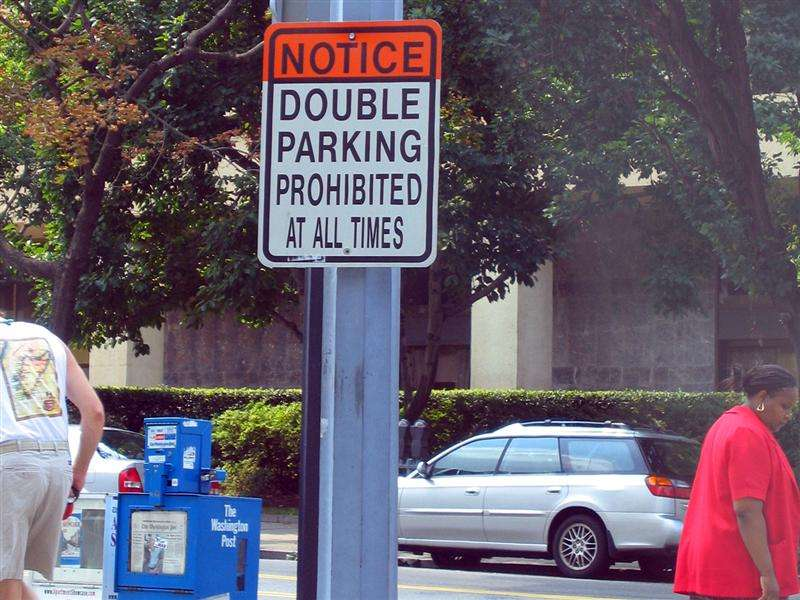
//> input picture modules/text/samples/scenetext01.jpg, 800 x 600 px
$ ./textdetection scenetext01.jpg   (built with g++ and OpenCV 4)
//> lines starting //> are read from the running program, lines starting //| are printed output that depends on the picture; after the words box and inside, x2 and y2 are one past the last pixel; in counts of white or black regions, pixels touching at a corner belong together
/*
 * textdetection.cpp
 *
 * A demo program of the Extremal Region Filter algorithm described in
 * Neumann L., Matas J.: Real-Time Scene Text Localization and Recognition, CVPR 2012
 *
 * Created on: Sep 23, 2013
 *     Author: Lluis Gomez i Bigorda <lgomez AT cvc.uab.es>
 */

#include  "opencv2/text.hpp"
#include  "opencv2/highgui.hpp"
#include  "opencv2/imgproc.hpp"

#include  <vector>
#include  <iostream>
#include  <iomanip>

using namespace std;
using namespace cv;
using namespace cv::text;

void show_help_and_exit(const char *cmd);
void groups_draw(Mat &src, vector<Rect> &groups);
void er_show(vector<Mat> &channels, vector<vector<ERStat> > &regions);

int main(int argc, const char * argv[])
{
    cout << endl << argv[0] << endl << endl;
    cout << "Demo program of the Extremal Region Filter algorithm described in " << endl;
    cout << "Neumann L., Matas J.: Real-Time Scene Text Localization and Recognition, CVPR 2012" << endl << endl;

    if (argc < 2) show_help_and_exit(argv[0]);

    Mat src = imread(argv[1]);
//> src is the input picture: 600 rows x 800 cols, CV_8UC3; mean B, G, R 108.1, 94.7, 105.4

    // Extract channels to be processed individually
    vector<Mat> channels;
    computeNMChannels(src, channels);
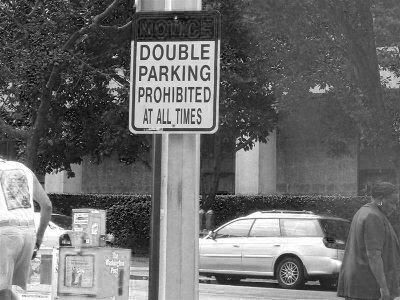
//> channels[0]: 600 rows x 800 cols, CV_8UC1 (shown at 1/2 size); min 0, max 255, mean 108.1
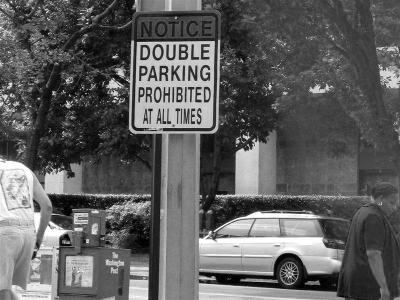
//> channels[1]: 600 rows x 800 cols, CV_8UC1 (shown at 1/2 size); min 0, max 255, mean 94.7
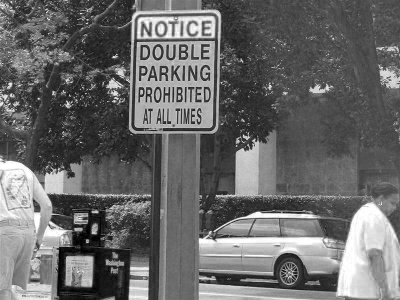
//> channels[2]: 600 rows x 800 cols, CV_8UC1 (shown at 1/2 size); min 0, max 255, mean 105.4
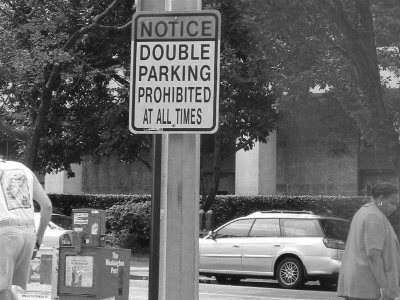
//> channels[3]: 600 rows x 800 cols, CV_8UC1 (shown at 1/2 size); min 0, max 255, mean 103.8
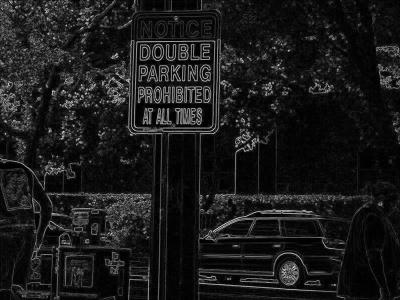
//> channels[4]: 600 rows x 800 cols, CV_8UC1 (shown at 1/2 size); min 0, max 255, mean 26.3

    int cn = (int)channels.size();
//> cn = 5
    // Append negative channels to detect ER- (bright regions over dark background)
    for (int c = 0; c < cn-1; c++)
        channels.push_back(255-channels[c]);
//> this loop made 4 passes

    // Create ERFilter objects with the 1st and 2nd stage default classifiers
    Ptr<ERFilter> er_filter1 = createERFilterNM1(loadClassifierNM1("trained_classifierNM1.xml"),16,0.00015f,0.13f,0.2f,true,0.1f);
    Ptr<ERFilter> er_filter2 = createERFilterNM2(loadClassifierNM2("trained_classifierNM2.xml"),0.5);

    vector<vector<ERStat> > regions(channels.size());
//> regions = 9 items
    // Apply the default cascade classifier to each independent channel (could be done in parallel)
    cout << "Extracting Class Specific Extremal Regions from " << (int)channels.size() << " channels ..." << endl;
//| Extracting Class Specific Extremal Regions from 9 channels ...
    cout << "    (...) this may take a while (...)" << endl << endl;
    for (int c=0; c<(int)channels.size(); c++)
    {
        er_filter1->run(channels[c], regions[c]);
        er_filter2->run(channels[c], regions[c]);
    }
//> this loop made 9 passes

    // Detect character groups
    cout << "Grouping extracted ERs ... ";
    vector< vector<Vec2i> > region_groups;
    vector<Rect> groups_boxes;
    erGrouping(src, channels, regions, region_groups, groups_boxes, ERGROUPING_ORIENTATION_HORIZ);
//> region_groups = 24 items; groups_boxes = 24 Rects (x, y, width, height), first 8: [276, 173, 148, 34], [280, 88, 141, 34], [277, 130, 145, 34], [286, 216, 95, 34], [277, 130, 145, 34], [286, 216, 118, 34], [276, 173, 148, 35], [280, 88, 141, 35]
    //erGrouping(src, channels, regions, region_groups, groups_boxes, ERGROUPING_ORIENTATION_ANY, "./trained_classifier_erGrouping.xml", 0.5);

    // draw groups
    groups_draw(src, groups_boxes);
//> the loop in groups_draw, `for (int i=(int)groups.size()-1; i>=0; i--)` made 24 passes
//> after the loop in groups_draw, `for (int i=(int)groups.size()-1; i>=0; i--)`:
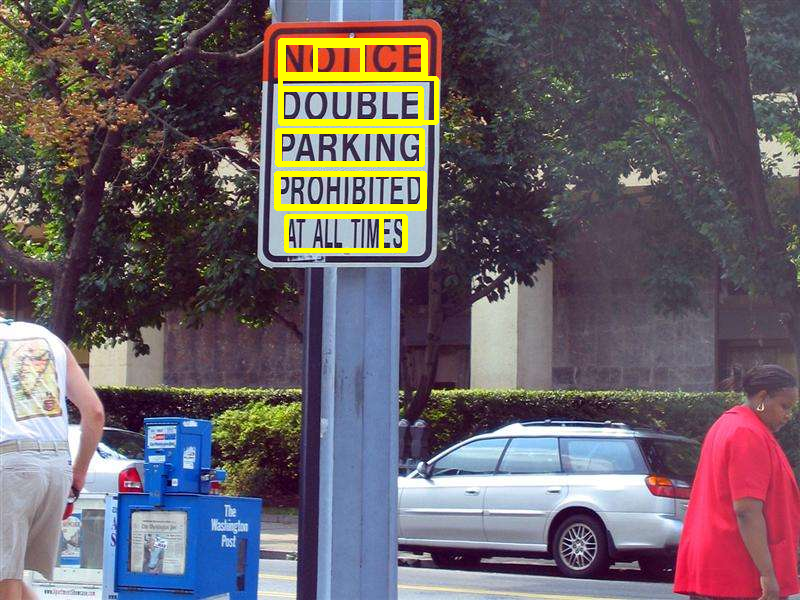
//> src: 600 rows x 800 cols, CV_8UC3; 2.49% of pixels changed, all inside (x1, y1, x2, y2) = (274, 38, 439, 253)
    imshow("grouping",src);

    cout << "Done!" << endl << endl;
    cout << "Press 'space' to show the extracted Extremal Regions, any other key to exit." << endl << endl;
    if ((waitKey()&0xff) == ' ')
//> the space key is pressed
        er_show(channels,regions);
//> the loop in er_show, `for (int c=0; c<(int)channels.size(); c++)` made 9 passes
//> pass 2, in er_show, `imshow(buff_ptr, dst);`:
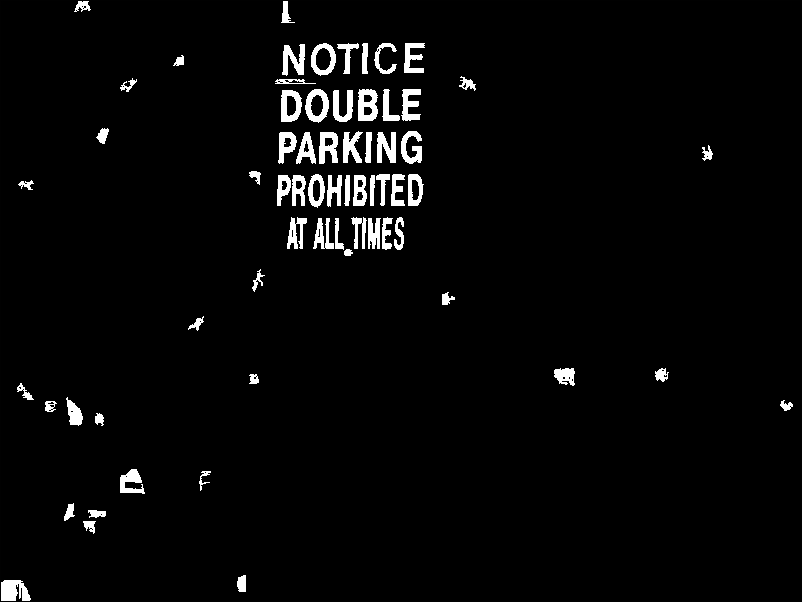
//> window 'channel 1': 602 rows x 802 cols, CV_8UC1; min 0, max 255, mean 7.8

    // memory clean-up
    er_filter1.release();
    er_filter2.release();
    regions.clear();
//> regions = 0 items
    if (!groups_boxes.empty())
    {
        groups_boxes.clear();
    }
}

// helper functions

// [6 lines left out: function show_help_and_exit, not called in this run]

void groups_draw(Mat &src, vector<Rect> &groups)
{
    for (int i=(int)groups.size()-1; i>=0; i--)
    {
        if (src.type() == CV_8UC3)
            rectangle(src,groups.at(i).tl(),groups.at(i).br(),Scalar( 0, 255, 255 ), 3, 8 );
        else
            rectangle(src,groups.at(i).tl(),groups.at(i).br(),Scalar( 255 ), 3, 8 );
    }
}

void er_show(vector<Mat> &channels, vector<vector<ERStat> > &regions)
{
    for (int c=0; c<(int)channels.size(); c++)
    {
        Mat dst = Mat::zeros(channels[0].rows+2,channels[0].cols+2,CV_8UC1);
        for (int r=0; r<(int)regions[c].size(); r++)
        {
            ERStat er = regions[c][r];
            if (er.parent != nullptr) // deprecate the root region
            {
                int newMaskVal = 255;
                int flags = 4 + (newMaskVal << 8) + FLOODFILL_FIXED_RANGE + FLOODFILL_MASK_ONLY;
                floodFill(channels[c],dst,Point(er.pixel%channels[c].cols,er.pixel/channels[c].cols),
                          Scalar(255),0,Scalar(er.level),Scalar(0),flags);
            }
        }
        char buff[20]; char *buff_ptr = buff;
        sprintf(buff, "channel %d", c);
        imshow(buff_ptr, dst);
    }
    waitKey(-1);
}
